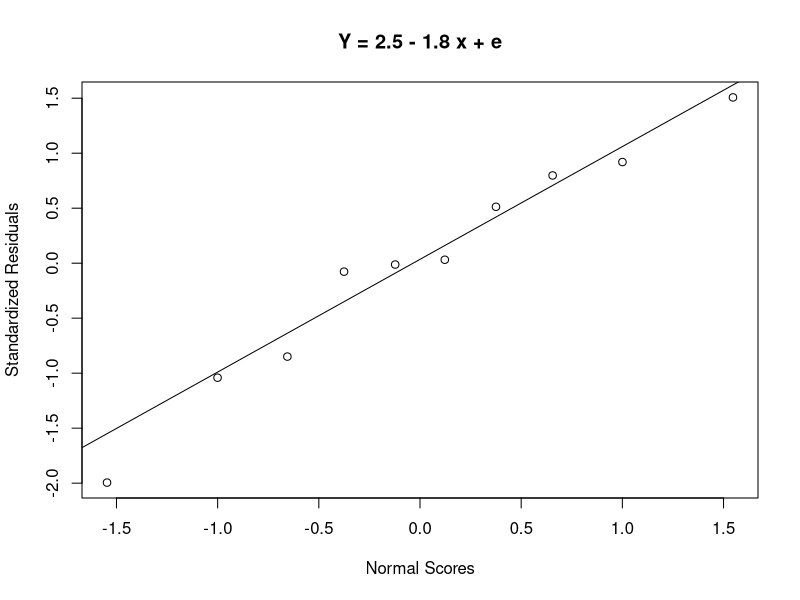
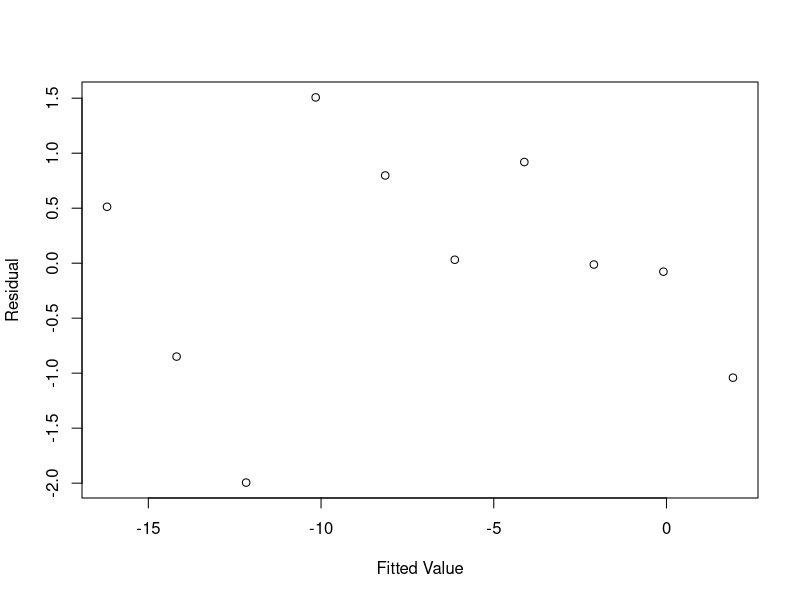
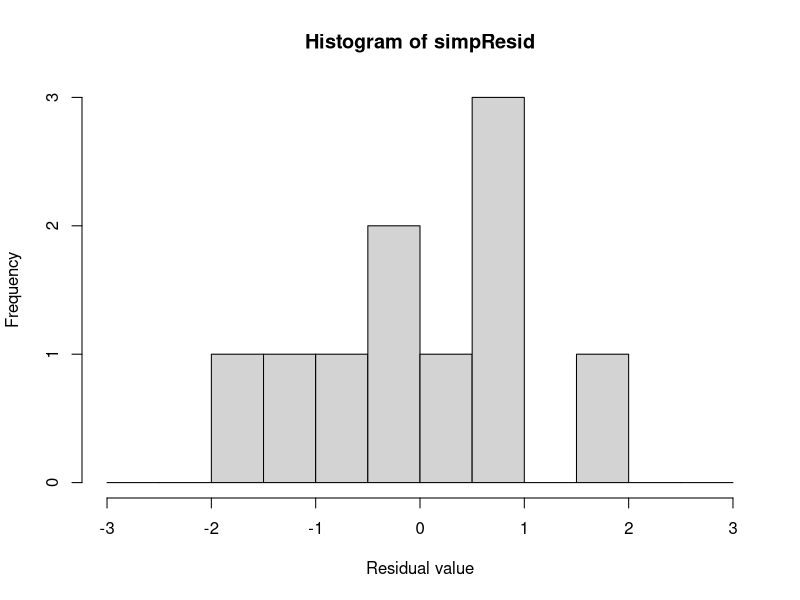
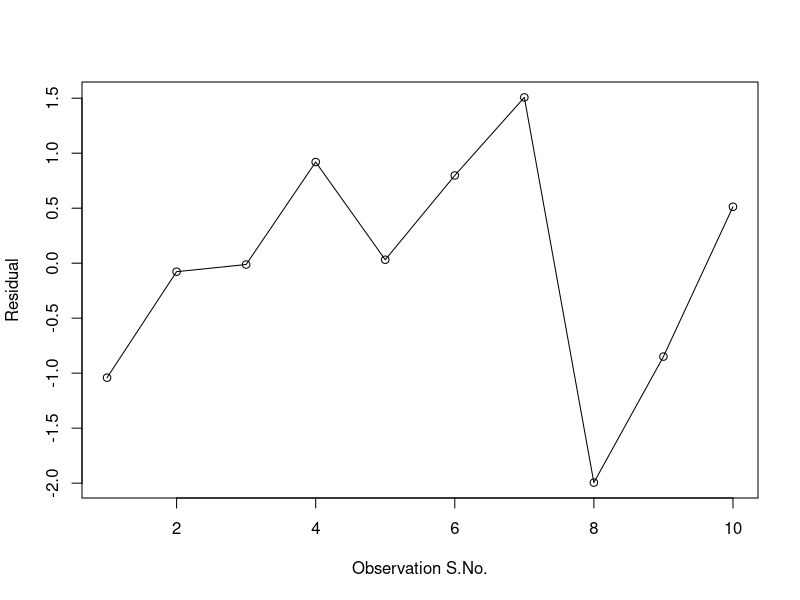
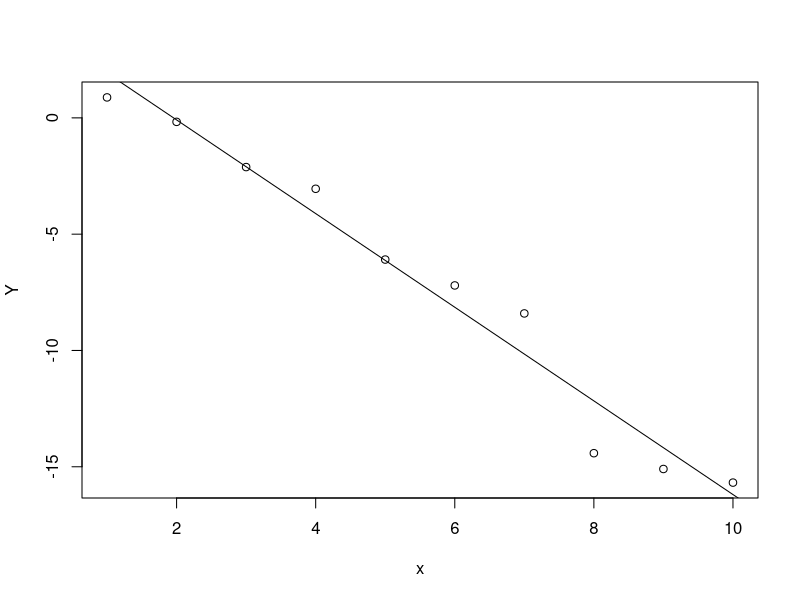
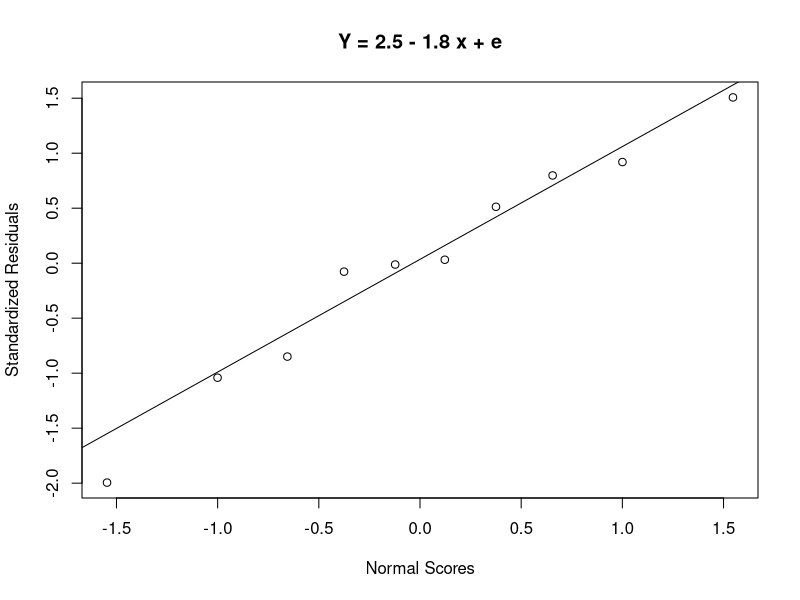
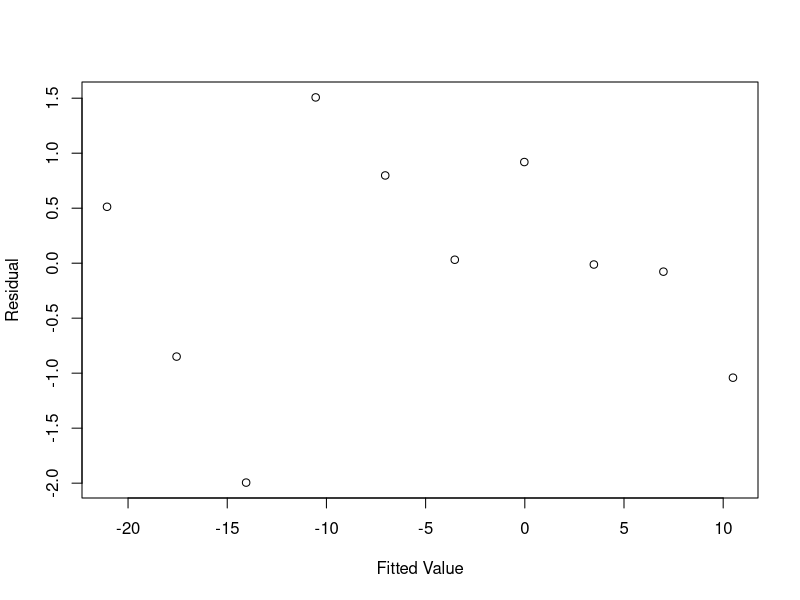
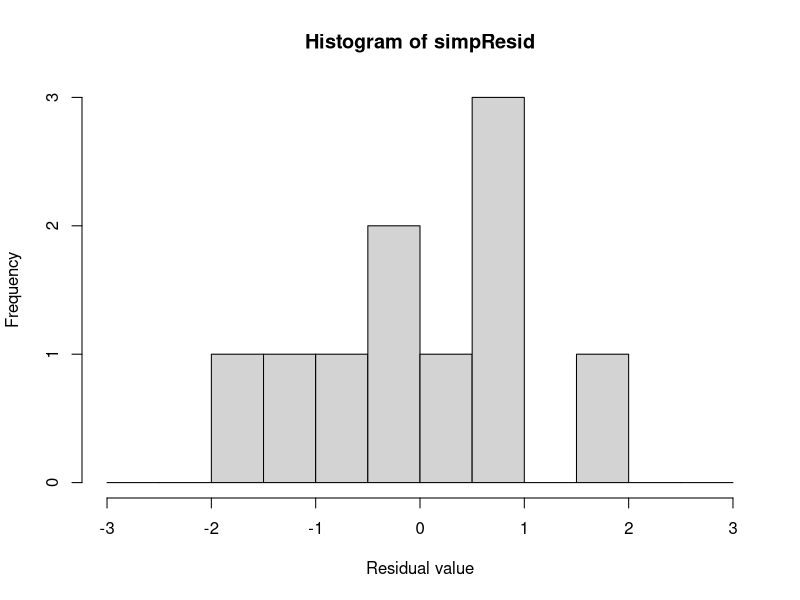

Generate these figures, in order, with R:
set.seed(54321)

#Generating random errors - normal with mean 0 and sd = 1
e <- rnorm(10, 0, 1)

#Generating vector of input values
x <- seq(1,10,1)

#Calculating Y by formula: Y = 2.5 - 1.8 x + e
Y <- vector(mode = "numeric", length = 10)
Y <- 2.5 - (1.8*x) - e

dfProb3 <- data.frame(x,e,Y)
 
#Fitting a simple regression model
simpRegModel <- lm(Y~x)

# examining the regression model
summary(simpRegModel)

#Calculate standardised residuals, and use in normal probability plot
simpResid <- rstandard(simpRegModel)

qqnorm(simpResid, ylab="Standardized Residuals", xlab="Normal Scores", main="Y = 2.5 - 1.8 x + e") 
qqline(simpResid)

# Standardised fitted values vs. residuals

plot(fitted.values(simpRegModel), simpResid, xlab = "Fitted Value", ylab = "Residual")

#histogram of residual values
hist(simpResid, breaks = seq(-3,3,0.5), xlab = "Residual value")

#Observation order vs. standardised residuals
plot(seq(1,10,1), simpResid, xlab = "Observation S.No.", ylab = "Residual", type = "o")

#Plotting the regression line over the data
plot(x,Y) 
abline(lm(Y ~ x))



###########################################
#Finding alternative sigma
###########################################

set.seed(54321)

#Generating random errors - normal with mean 0 and sd = 1
e <- rnorm(10, 0, 8)

#Generating vector of input values
x <- seq(1,10,1)

#Calculating Y by formula: Y = 2.5 - 1.8 x + e
Y <- vector(mode = "numeric", length = 10)
Y <- 2.5 - (1.8*x) - e

dfProb3b <- data.frame(x,e,Y)

#Fitting a simple regression model
simpRegModel <- lm(Y~x)

# examining the regression model
summary(simpRegModel)

#Calculate standardised residuals, and use in normal probability plot
simpResid <- rstandard(simpRegModel)

qqnorm(simpResid, ylab="Standardized Residuals", xlab="Normal Scores", main="Y = 2.5 - 1.8 x + e") 
qqline(simpResid)

# Standardised fitted values vs. residuals

plot(fitted.values(simpRegModel), simpResid, xlab = "Fitted Value", ylab = "Residual")

#histogram of residual values
hist(simpResid, breaks = seq(-3,3,0.5), xlab = "Residual value")

#Observation order vs. standardised residuals
plot(seq(1,10,1), simpResid, xlab = "Observation S.No.", ylab = "Residual", type = "o")

#Plotting the regression line over the data
plot(x,Y) 
abline(lm(Y ~ x))
